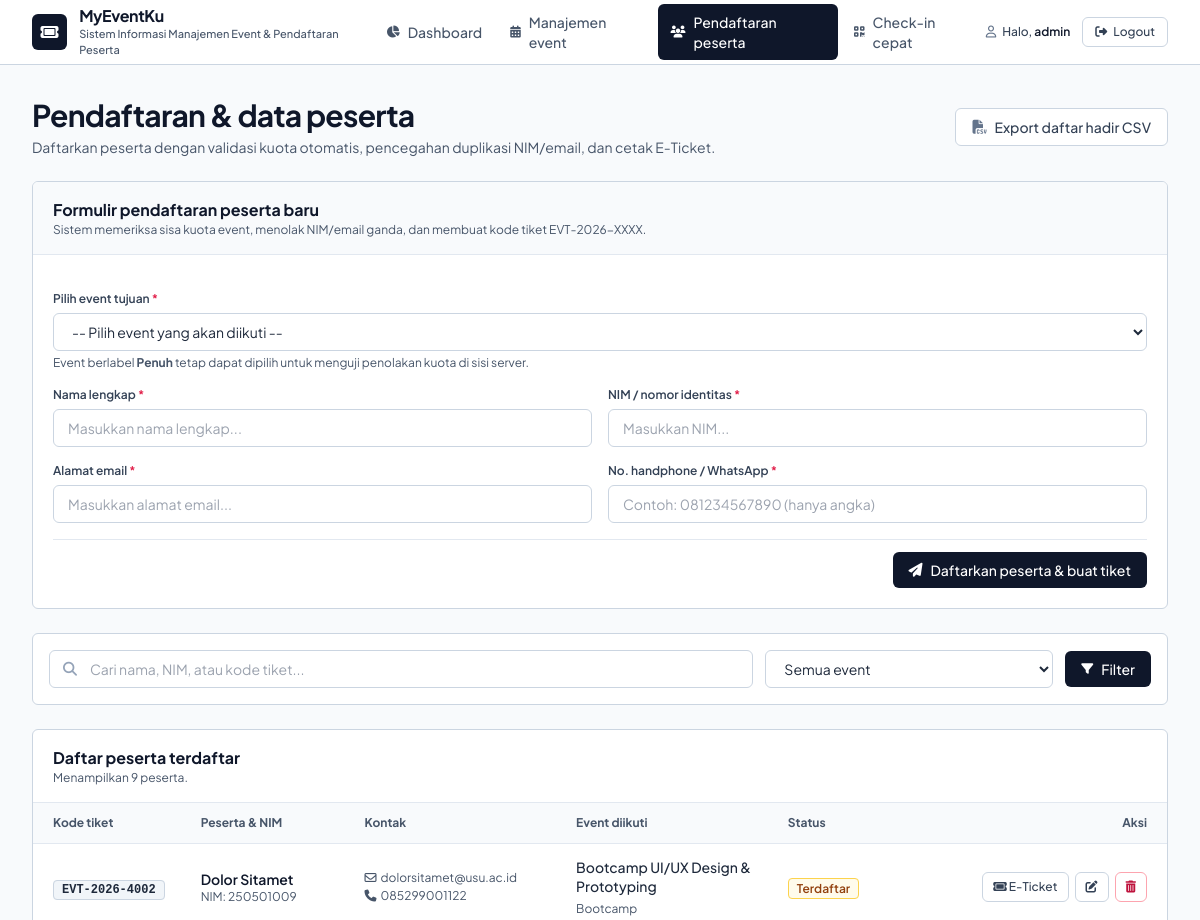
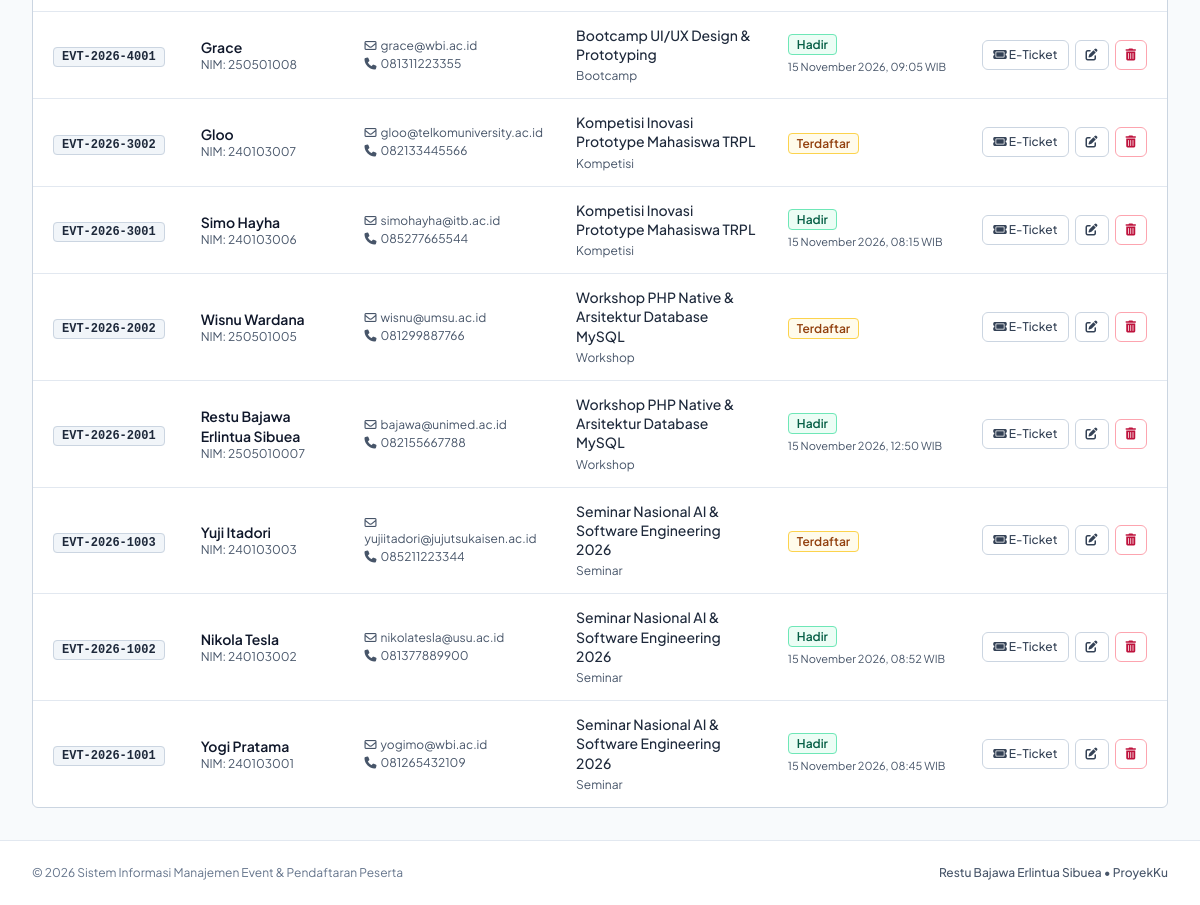
/participants.php (signed in), run on the app's committed database (2 pictures, top to bottom).
### tables this page shows
CREATE TABLE `participants` (
  `id` INT AUTO_INCREMENT PRIMARY KEY,
  `event_id` INT NOT NULL,
  `ticket_code` VARCHAR(25) NOT NULL,
  `name` VARCHAR(100) NOT NULL,
  `identity_no` VARCHAR(30) NOT NULL,
  `email` VARCHAR(100) NOT NULL,
  `phone` VARCHAR(25) NOT NULL,
  `attendance_status` ENUM('Terdaftar', 'Hadir') NOT NULL DEFAULT 'Terdaftar',
  `check_in_at` DATETIME NULL DEFAULT NULL,
  `created_at` TIMESTAMP DEFAULT CURRENT_TIMESTAMP,
  UNIQUE KEY `unique_ticket_code` (`ticket_code`),
  UNIQUE KEY `unique_participant` (`event_id`, `identity_no`),
  CONSTRAINT `fk_participants_event`
    FOREIGN KEY (`event_id`) REFERENCES `events`(`id`)
    ON DELETE CASCADE
    ON UPDATE CASCADE
);

CREATE TABLE `events` (
  `id` INT AUTO_INCREMENT PRIMARY KEY,
  `title` VARCHAR(150) NOT NULL,
  `category` ENUM('Seminar', 'Workshop', 'Kompetisi', 'Bootcamp') NOT NULL DEFAULT 'Seminar',
  `event_date` DATETIME NOT NULL,
  `location` VARCHAR(150) NOT NULL,
  `quota` INT NOT NULL DEFAULT 0,
  `description` TEXT NULL,
  `status` ENUM('Terbuka', 'Penuh', 'Selesai') NOT NULL DEFAULT 'Terbuka',
  `created_at` TIMESTAMP DEFAULT CURRENT_TIMESTAMP
);

### participants.php (the view, shortened to what the rows shown need)
<?php
require_once __DIR__ . '/config/database.php';
$editParticipant = null;
$whereClauses = [];
$queryParams  = [];
$whereSql = !empty($whereClauses) ? ('WHERE ' . implode(' AND ', $whereClauses)) : '';
$stmtParticipants = $pdo->prepare("
    SELECT
        p.id,
        p.event_id,
        p.ticket_code,
        p.name,
        p.identity_no,
        p.email,
        p.phone,
        p.attendance_status,
        p.check_in_at,
        p.created_at,
        e.title AS event_title,
        e.category AS event_category
    FROM participants p
    INNER JOIN events e ON p.event_id = e.id
    {$whereSql}
    ORDER BY p.id DESC
");
$stmtParticipants->execute($queryParams);
$participantsList = $stmtParticipants->fetchAll();
require_once __DIR__ . '/includes/header.php';
?>
<section class="mb-6 flex flex-col sm:flex-row sm:items-center sm:justify-between gap-4">
    <div>
        <h1 class="text-2xl sm:text-3xl font-bold text-slate-900 tracking-tight">
            Pendaftaran &amp; data peserta
        </h1>
    </div>
</section>
<section id="form-daftar" class="mb-6 bg-white border border-slate-300 rounded-md shadow-none overflow-hidden">
    <div class="px-5 py-4 bg-slate-50 border-b border-slate-200 flex items-center justify-between">
        <div>
            <h2 class="text-base font-bold text-slate-900">
                <?= $editParticipant ? 'Edit biodata peserta' : 'Formulir pendaftaran peserta baru' ?>
            </h2>
        </div>
    </div>
</section>
<section class="bg-white border border-slate-300 rounded-md shadow-none overflow-hidden">
    <div class="px-5 py-4 border-b border-slate-200 flex items-center justify-between">
        <div>
            <h2 class="text-base font-bold text-slate-900">Daftar peserta terdaftar</h2>
        </div>
    </div>
    <?php if (empty($participantsList)): ?>
        <div class="p-10 text-center">
            <p class="font-semibold text-slate-700">Belum ada data peserta yang cocok dengan filter.</p>
            <p class="text-sm text-slate-600 mt-1">Gunakan formulir di atas untuk mendaftarkan peserta baru.</p>
        </div>
    <?php else: ?>
        <div class="overflow-x-auto">
            <table class="w-full text-left border-collapse">
                <thead>
                    <tr class="bg-slate-50 border-b border-slate-200 text-xs font-semibold text-slate-600">
                        <th class="px-5 py-3">Kode tiket</th>
                        <th class="px-4 py-3">Peserta &amp; NIM</th>
                        <th class="px-4 py-3">Kontak</th>
                        <th class="px-4 py-3">Event diikuti</th>
                        <th class="px-4 py-3">Status</th>
                        <th class="px-5 py-3 text-right">Aksi</th>
                    </tr>
                </thead>
                <tbody class="divide-y divide-slate-200 text-sm">
                    <?php foreach ($participantsList as $row): ?>
                        <?php $isHadir = ($row['attendance_status'] === 'Hadir'); ?>
                        <tr class="hover:bg-slate-50 transition-colors">
                            <td class="px-5 py-3.5 whitespace-nowrap">
                                <span class="rounded border border-slate-300 bg-slate-100 px-2 py-0.5 font-mono text-xs font-semibold text-slate-800">
                                    <?= htmlspecialchars($row['ticket_code'] ?? '', ENT_QUOTES, 'UTF-8') ?>
                                </span>
                            </td>
                            <td class="px-4 py-3.5">
                                <p class="font-semibold text-slate-900 capitalize">
                                    <?= htmlspecialchars($row['name'] ?? '', ENT_QUOTES, 'UTF-8') ?>
                                </p>
                                <p class="text-xs text-slate-600">
                                    NIM: <?= htmlspecialchars($row['identity_no'] ?? '', ENT_QUOTES, 'UTF-8') ?>
                                </p>
                            </td>
                            <td class="px-4 py-3.5 text-xs text-slate-600">
                                <p><i class="fa-regular fa-envelope mr-1 text-slate-600"></i><?= htmlspecialchars($row['email'] ?? '', ENT_QUOTES, 'UTF-8') ?></p>
                                <p class="mt-0.5"><i class="fa-solid fa-phone mr-1 text-slate-600"></i><?= htmlspecialchars($row['phone'] ?? '', ENT_QUOTES, 'UTF-8') ?></p>
                            </td>
                            <td class="px-4 py-3.5 text-xs sm:text-sm text-slate-700 max-w-xs">
                                <p class="font-medium text-slate-800 leading-snug">
                                    <?= htmlspecialchars($row['event_title'] ?? '', ENT_QUOTES, 'UTF-8') ?>
                                </p>
                                <span class="text-xs text-slate-600">
                                    <?= htmlspecialchars($row['event_category'] ?? '', ENT_QUOTES, 'UTF-8') ?>
                                </span>
                            </td>
                            <td class="px-4 py-3.5 whitespace-nowrap">
                                <span class="rounded border px-2 py-0.5 text-xs font-semibold <?= $isHadir
                                    ? 'border-emerald-300 bg-emerald-50 text-emerald-800'
                                    : 'border-amber-300 bg-amber-50 text-amber-800' ?>">
                                    <?= htmlspecialchars($row['attendance_status'] ?? '', ENT_QUOTES, 'UTF-8') ?>
                                </span>
                                <?php if ($isHadir && !empty($row['check_in_at'])): ?>
                                    <p class="mt-1 text-[11px] text-slate-600">
                                        <?= htmlspecialchars(formatTanggalIndo($row['check_in_at']), ENT_QUOTES, 'UTF-8') ?>
                                    </p>
                                <?php endif; ?>
                            </td>
                            <td class="px-5 py-3.5 text-right whitespace-nowrap">
                                <div class="inline-flex items-center gap-1.5">
                                    <a href="ticket.php?id=<?= (int) $row['id'] ?>"
                                       title="Lihat & cetak E-Ticket"
                                       class="px-2.5 py-1.5 rounded-md bg-white hover:bg-slate-50 text-slate-700 border border-slate-300 text-xs font-medium transition-colors">
                                        <i class="fa-solid fa-ticket"></i> E-Ticket
                                    </a>
                                    <a href="participants.php?edit=<?= (int) $row['id'] ?>#form-daftar"
                                       title="Edit biodata peserta"
                                       class="px-2.5 py-1.5 rounded-md bg-white hover:bg-slate-50 text-slate-700 border border-slate-300 text-xs font-medium transition-colors">
                                        <i class="fa-solid fa-pen-to-square"></i>
                                    </a>
                                    <form method="POST"
                                          action="participants.php"
                                          class="inline"
                                          onsubmit="return confirm('Batalkan pendaftaran peserta ini? Kuota event akan otomatis bertambah kembali.');">
                                        <button type="submit"
                                                title="Batalkan / hapus peserta"
                                                class="px-2.5 py-1.5 rounded-md bg-white hover:bg-rose-50 text-rose-700 border border-rose-300 text-xs font-medium transition-colors">
                                            <i class="fa-solid fa-trash-can"></i>
                                        </button>
                                    </form>
                                </div>
                            </td>
                        </tr>
                    <?php endforeach; ?>
                </tbody>
            </table>
        </div>
    <?php endif; ?>
</section>
<?php require_once __DIR__ . '/includes/footer.php'; ?>

### data on the page
participants: ticket_code "EVT-2026-4002", name "Dolor Sitamet", identity_no "250501009", email "dolorsitamet@usu.ac.id", phone "085299001122", event.title "Bootcamp UI/UX Design & Prototyping", event.category "Bootcamp", attendance_status "Terdaftar"
participants: ticket_code "EVT-2026-4001", name "Grace", identity_no "250501008", email "grace@wbi.ac.id", phone "081311223355", event.title "Bootcamp UI/UX Design & Prototyping", event.category "Bootcamp", attendance_status "Hadir", check_in_at "15 November 2026, 09:05 WIB"
participants: ticket_code "EVT-2026-3002", name "Gloo", identity_no "240103007", email "gloo@telkomuniversity.ac.id", phone "082133445566", event.title "Kompetisi Inovasi Prototype Mahasiswa TRPL", event.category "Kompetisi", attendance_status "Terdaftar"
participants: ticket_code "EVT-2026-3001", name "Simo Hayha", identity_no "240103006", email "simohayha@itb.ac.id", phone "085277665544", event.title "Kompetisi Inovasi Prototype Mahasiswa TRPL", event.category "Kompetisi", attendance_status "Hadir", check_in_at "15 November 2026, 08:15 WIB"
participants: ticket_code "EVT-2026-2002", name "Wisnu Wardana", identity_no "250501005", email "wisnu@umsu.ac.id", phone "081299887766", event.title "Workshop PHP Native & Arsitektur Database MySQL", event.category "Workshop", attendance_status "Terdaftar"
participants: ticket_code "EVT-2026-2001", name "Restu Bajawa Erlintua Sibuea", identity_no "2505010007", email "bajawa@unimed.ac.id", phone "082155667788", event.title "Workshop PHP Native & Arsitektur Database MySQL", event.category "Workshop", attendance_status "Hadir", check_in_at "15 November 2026, 12:50 WIB"
participants: ticket_code "EVT-2026-1003", name "Yuji Itadori", identity_no "240103003", email "yujiitadori@jujutsukaisen.ac.id", phone "085211223344", event.title "Seminar Nasional AI & Software Engineering 2026", event.category "Seminar", attendance_status "Terdaftar"
participants: ticket_code "EVT-2026-1002", name "Nikola Tesla", identity_no "240103002", email "nikolatesla@usu.ac.id", phone "081377889900", event.title "Seminar Nasional AI & Software Engineering 2026", event.category "Seminar", attendance_status "Hadir", check_in_at "15 November 2026, 08:52 WIB"
participants: ticket_code "EVT-2026-1001", name "Yogi Pratama", identity_no "240103001", email "yogimo@wbi.ac.id", phone "081265432109", event.title "Seminar Nasional AI & Software Engineering 2026", event.category "Seminar", attendance_status "Hadir", check_in_at "15 November 2026, 08:45 WIB"

### other printed values
$item['label'] "Dashboard"
$item['label'] "Manajemen event"
$item['label'] "Pendaftaran peserta"
$item['label'] "Check-in cepat"
$_SESSION['username'] "admin"
count($participantsList) "9"
